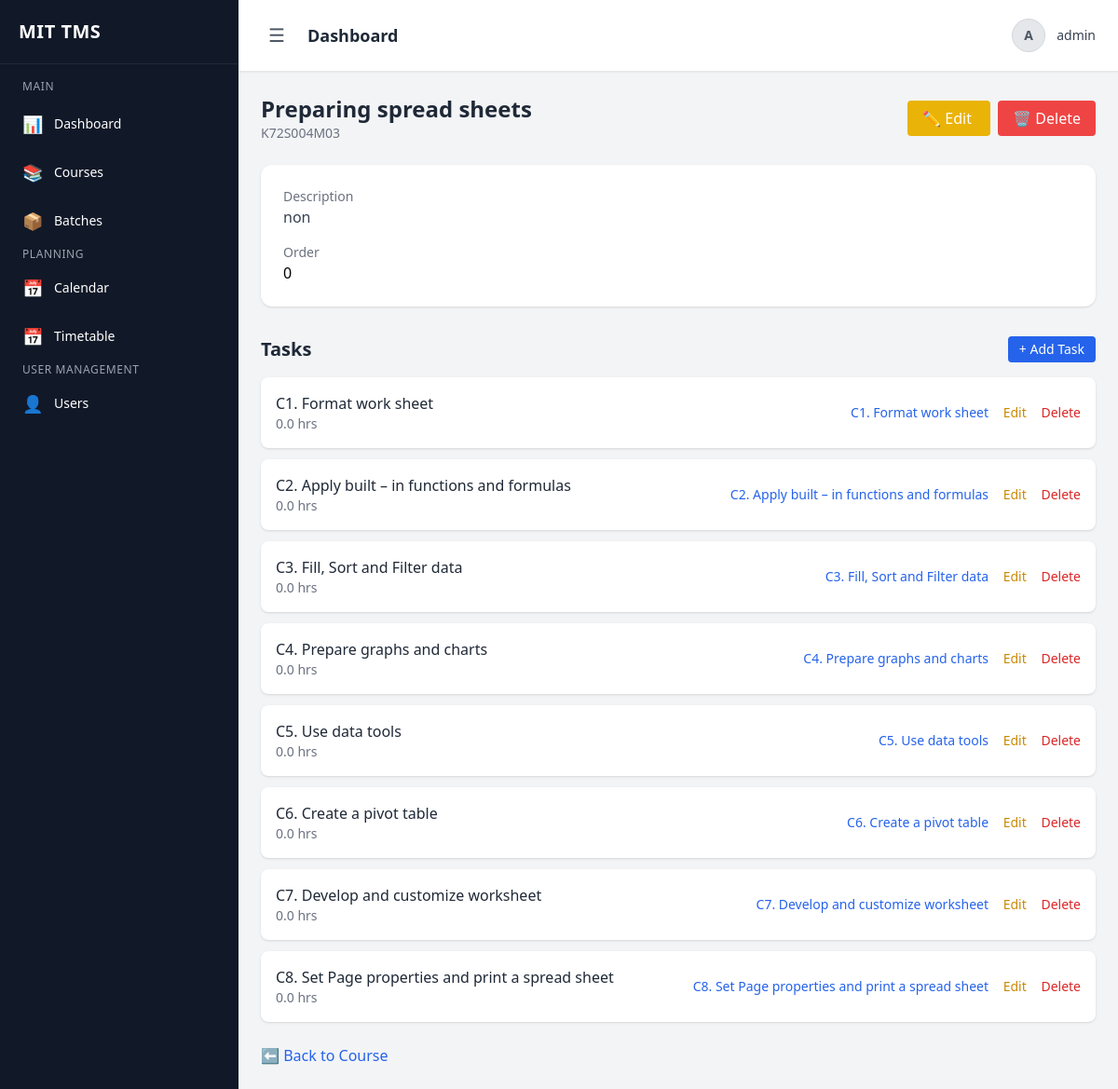
/app/courses/modules/3/ (signed in), run on an earlier commit of the app's database.
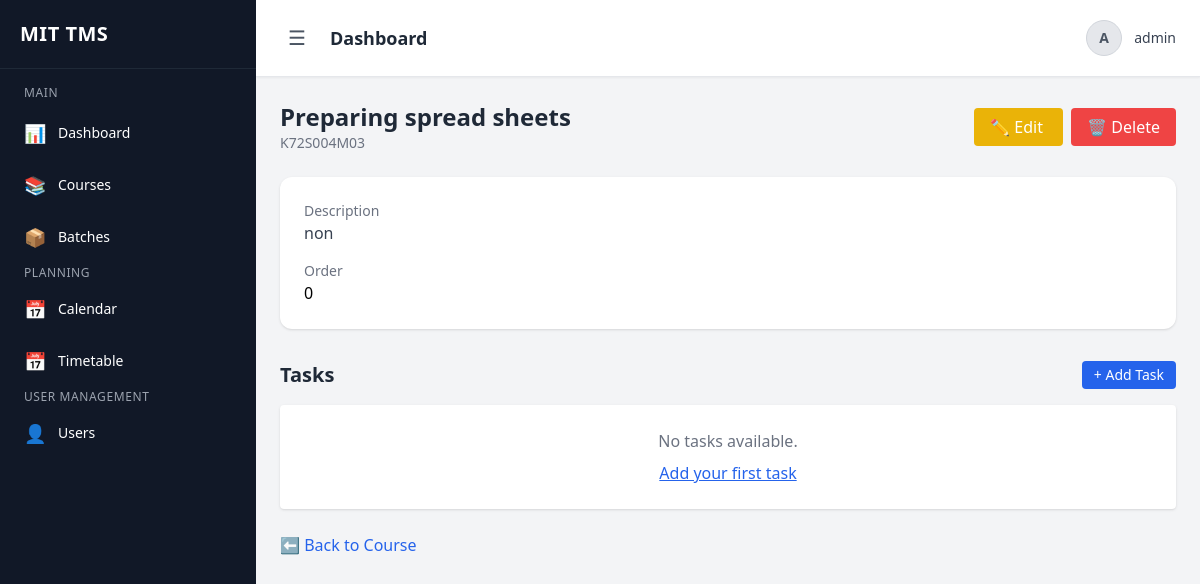
And on a later commit of the database.
### apps/courses/models.py (models this page shows, shortened)
class Task(models.Model):
    module = models.ForeignKey(Module, on_delete=models.CASCADE, related_name='tasks')
    unit = models.ForeignKey(Unit, on_delete=models.SET_NULL, null=True, blank=True)
    title = models.CharField(max_length=255)
    description = models.TextField()
    duration_hours = models.FloatField()
    is_mandatory = models.BooleanField(default=True)
    order = models.IntegerField(default=0)
    class Meta:
        ordering = ['order']

### apps/courses/views.py (the view)
# urls.py: path('modules/<int:pk>/', ModuleDetailView.as_view(), name='module_detail'),
class ModuleDetailView(LoginRequiredMixin, DetailView):
    model = Module
    template_name = "courses/module_detail.html"
    context_object_name = "module"

### apps/core/context_processors.py (called while the page is built)
def user_roles(request):
    user = request.user
    return {
        'is_admin': user.is_authenticated and user.is_superuser,
        'is_teacher': user.is_authenticated and hasattr(user, 'teacher'),
        'is_student': user.is_authenticated and hasattr(user, 'student'),
    }

### templates/courses/module_detail.html
{% extends 'base.html' %}
{% block content %}
<div class="max-w-6xl mx-auto">
    <div class="flex justify-between items-center mb-6">
        <div>
            <h2 class="text-2xl font-bold text-gray-800">{{ module.title }}</h2>
            <p class="text-sm text-gray-500">{{ module.code }}</p>
        </div>
        <div class="space-x-2">
            <a href="{% url 'module_update' module.pk %}"
               class="bg-yellow-500 text-white px-4 py-2 rounded hover:bg-yellow-600 transition">
                ✏️ Edit
            </a>
            <a href="{% url 'module_delete' module.pk %}"
               class="bg-red-500 text-white px-4 py-2 rounded hover:bg-red-600 transition">
                🗑 Delete
            </a>
        </div>
    </div>
    <div class="bg-white shadow rounded-xl p-6 mb-8 space-y-4">
        <div>
            <p class="text-sm text-gray-500">Description</p>
            <p class="text-gray-700">{{ module.description|default:"-" }}</p>
        </div>
        <div>
            <p class="text-sm text-gray-500">Order</p>
            <p class="font-medium">{{ module.order }}</p>
        </div>
    </div>
    <div>
        <div class="flex justify-between items-center mb-4">
            <h3 class="text-xl font-semibold text-gray-800">Tasks</h3>
            <a href="{% url 'task_create' module.pk %}"
               class="bg-blue-600 text-white px-3 py-1 rounded text-sm hover:bg-blue-700">
               + Add Task
            </a>
        </div>
        {% for task in module.tasks.all %}
            <div class="bg-white shadow rounded-lg p-4 mb-3 flex justify-between items-center">
                <div>
                    <p class="font-medium text-gray-800">{{ task.title }}</p>
                    <p class="text-sm text-gray-500">
                        {{ task.duration_hours }} hrs
                    </p>
                </div>
                <div class="space-x-3 text-sm">
                        <a href="{% url 'task_detail' task.pk %}"
                        class="font-medium text-blue-600 hover:underline">
                        {{ task.title }}
                        </a>
                        <a href="{% url 'task_update' task.pk %}"
                        class="text-yellow-600 hover:underline">Edit</a>
                        <a href="{% url 'task_delete' task.pk %}"
                       class="text-red-600 hover:underline">Delete</a>
                </div>
            </div>
        {% empty %}
            <div class="bg-white p-6 text-center text-gray-500 rounded shadow">
                No tasks available.
                <div class="mt-2">
                    <a href="{% url 'task_create' module.pk %}"
                       class="text-blue-600 underline">
                        Add your first task
                    </a>
                </div>
            </div>
        {% endfor %}
    </div>
    <div class="mt-6">
        <a href="{% url 'course_detail' module.course.pk %}"
           class="text-blue-600 hover:underline">
            ⬅ Back to Course
        </a>
    </div>
</div>
{% endblock %}

What changed in the data, as far as the page shows it:
removed Task: title "C1. Format work sheet", duration_hours "0.0"
removed Task: title "C2. Apply built – in functions and formulas", duration_hours "0.0"
removed Task: title "C3. Fill, Sort and Filter data", duration_hours "0.0"
removed Task: title "C4. Prepare graphs and charts", duration_hours "0.0"
removed Task: title "C5. Use data tools", duration_hours "0.0"
removed Task: title "C6. Create a pivot table", duration_hours "0.0"
removed Task: title "C7. Develop and customize worksheet", duration_hours "0.0"
removed Task: title "C8. Set Page properties and print a spread sheet", duration_hours "0.0"
Also different on the page:
text now shown: "No tasks available. Add your first task"
